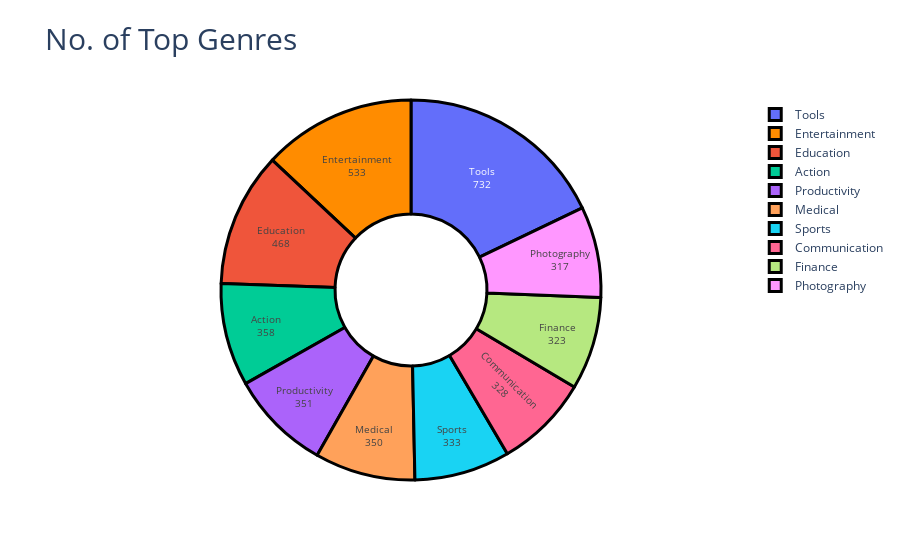

Notebook source saved alongside this figure:
### Code cell
labels=df["Genres"].value_counts()[:10].index
values=df["Genres"].value_counts()[:10]
colors=["mediumlateblue","darkorange"]
fig=go.Figure(data=[go.Pie(labels=labels,values=values,hole=0.4)])
fig.update_traces(hoverinfo="label+percent+text+value",textinfo="value+label",textfont_size=10,
                 marker=dict(colors=colors,line=dict(color="black",width=3)))
fig.update_layout(title="No. of Top Genres",titlefont={"size":30})
fig.show()

### Figure 1 — Plotly figure (JSON) as saved in the notebook; plotly's stock layout.template omitted (floating-point values rounded to 4 significant figures)
{"data": [{"hole": 0.4, "labels": ["Tools", "Entertainment", "Education", "Action", "Productivity", "Medical", "Sports", "Communication", "Finance", "Photography"], "values": [732, 533, 468, 358, 351, 350, 333, 328, 323, 317], "type": "pie", "textfont": {"size": 10}, "marker": {"line": {"color": "black", "width": 3}, "colors": ["mediumlateblue", "darkorange"]}, "hoverinfo": "label+percent+text+value", "textinfo": "value+label"}], "layout": {"title": {"text": "No. of Top Genres", "font": {"size": 30}}, "autosize": true}}
